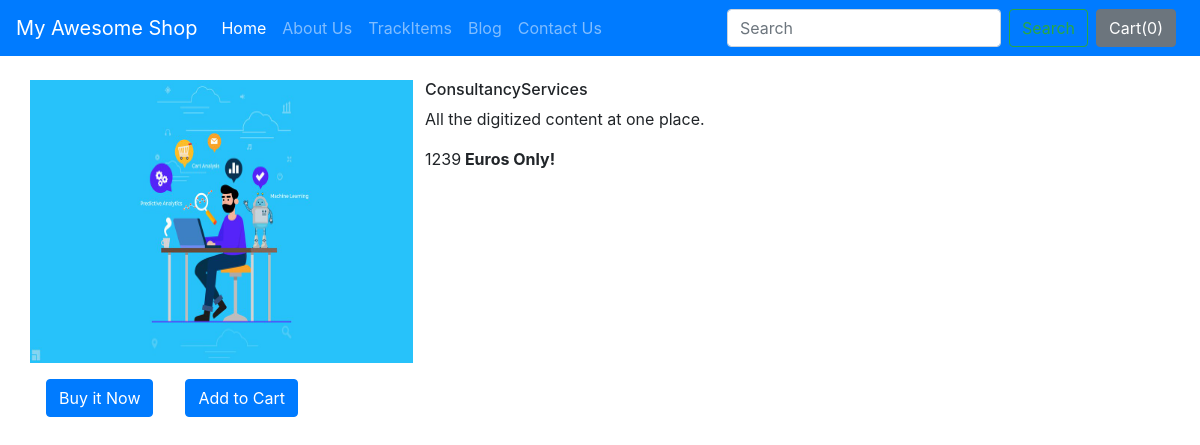
The page /shop/products/3 on the database its author committed.
### shop/models.py (models this page shows)
class Product(models.Model):
    product_id = models.AutoField
    product_name = models.CharField(max_length=50)
    category = models.CharField(max_length= 50, default="")
    subcategory = models.CharField(max_length= 50, default="")
    price = models.IntegerField(default=0)
    desc = models.CharField(max_length=1000)
    pub_date = models.DateField()
    image = models.ImageField(upload_to="shop/images", default="")

### shop/views.py (the view)
# urls.py: path("products/<int:myid>", views.productView, name="Search"),
def productView(request,myid):
    product = Product.objects.filter(id=myid)
    return render(request, 'shop/prodview.html',{'product':product[0]})

### shop/templates/shop/prodview.html (shortened to what this page needs)
{% extends 'shop/basic.html' %}
{% block body %}
<div class="container my-4" >
    <div class="row">
    <div class="col-md-4">
    <div class="row">
<img src="/media/{{product.image}}" width="383px" height="283px">
    </div>
        <div class="row">
            <button class="btn btn-primary mx-3 my-3">Buy it Now</button>
            <button class="btn btn-primary mx-3 my-3">Add to Cart</button>
        </div>
        </div>
    <div class="col-md-8">
<h6>{{product.product_name}}</h6>
        <p>{{product.desc}}</p>
        <p>{{product.price}}<b> Euros Only! </b></p>
    </div>
</div>
</div>
{% endblock %}

### rows shown on the page
Product: image (picture), product_name "ConsultancyServices", desc "All the digitized content at one place.", price "1239"
